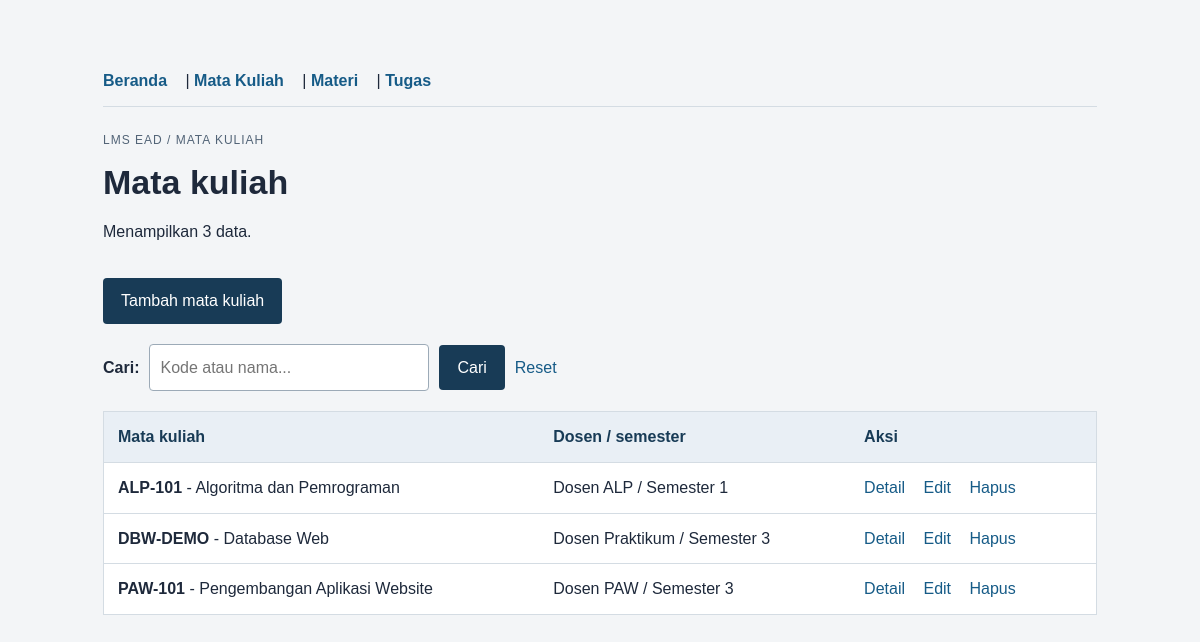
Screenshot of /mata_kuliah.php with the database file from the repository.
### tables this page shows
CREATE TABLE mata_kuliah (
    id INT UNSIGNED AUTO_INCREMENT PRIMARY KEY,
    kode VARCHAR(20) NOT NULL UNIQUE,
    nama VARCHAR(100) NOT NULL,
    dosen VARCHAR(100) NOT NULL,
    semester TINYINT UNSIGNED NOT NULL
);

### mata_kuliah.php (the view, shortened to what this page needs)
<?php
require 'koneksi.php';
    ?>
    <?php
$cari = trim($_GET['cari'] ?? '');
if ($cari !== '') {
    $param = '%' . $cari . '%';
    $stmt = $conn->prepare("SELECT * FROM mata_kuliah WHERE kode LIKE ? OR nama LIKE ? ORDER BY kode ASC");
    $stmt->bind_param("ss", $param, $param);
} else {
    $stmt = $conn->prepare("SELECT * FROM mata_kuliah ORDER BY kode ASC");
}
$stmt->execute();
$hasil = $stmt->get_result();
$total_data = $hasil->num_rows;
?>
<!DOCTYPE html>
<html lang="id">
<head>
    <link rel="stylesheet" href="style.css">
</head>
<body><main>
    <div class="menu">
        <a href="index.php">Beranda</a> |
        <a href="mata_kuliah.php">Mata Kuliah</a> |
        <a href="materi.php">Materi</a> |
        <a href="tugas.php">Tugas</a>
    </div>
    <p class="label">LMS EAD / MATA KULIAH</p>
    <h1>Mata kuliah</h1>
    <p>Menampilkan <?= $total_data ?> data.</p>
    <p><a class="tombol" href="mata_kuliah.php?aksi=tambah">Tambah mata kuliah</a></p>
    <form method="get" class="pencarian">
        <label for="cari" style="margin-top: 0; display: inline;">Cari:</label>
        <input id="cari" name="cari" value="<?= htmlspecialchars($cari, ENT_QUOTES, 'UTF-8') ?>" placeholder="Kode atau nama...">
        <button type="submit">Cari</button>
        <a href="mata_kuliah.php">Reset</a>
    </form>
    <?php if ($total_data == 0): ?>
        <div class="kesalahan">
            <p>Data tidak ditemukan. Coba kata kunci lain.</p>
            <a href="mata_kuliah.php">Reset</a>
        </div>
    <?php else: ?>
        <table>
            <thead>
                <tr>
                    <th>Mata kuliah</th>
                    <th>Dosen / semester</th>
                    <th>Aksi</th>
                </tr>
            </thead>
            <tbody>
                <?php while ($row = $hasil->fetch_assoc()): ?>
                    <tr>
                        <td>
                            <strong><?= htmlspecialchars($row['kode'], ENT_QUOTES, 'UTF-8') ?></strong> -
                            <?= htmlspecialchars($row['nama'], ENT_QUOTES, 'UTF-8') ?>
                        </td>
                        <td>
                            <?= htmlspecialchars($row['dosen'], ENT_QUOTES, 'UTF-8') ?> / Semester <?= (int)$row['semester'] ?>
                        </td>
                        <td>
                            <a href="mata_kuliah.php?aksi=detail&id=<?= (int)$row['id'] ?>">Detail</a>
                            <a href="mata_kuliah.php?aksi=edit&id=<?= (int)$row['id'] ?>">Edit</a>
                            <a href="mata_kuliah.php?aksi=hapus&id=<?= (int)$row['id'] ?>">Hapus</a>
                        </td>
                    </tr>
                <?php endwhile; ?>
            </tbody>
        </table>
    <?php endif; ?>
</main></body>
</html>

### style.css (style rules this page uses)
* { box-sizing: border-box; }
body { margin: 0; background: #f3f5f7; color: #1e293b; font: 16px/1.6 Arial, sans-serif; }
main { max-width: 1050px; margin: 40px auto; padding: 28px; }
h1 { font-size: 34px; line-height: 1.2; margin: 8px 0; }
.label { color: #526477; font-size: 12px; letter-spacing: 1px; text-transform: uppercase; }
a { color: #165b87; margin-right: 14px; text-decoration: none; }
.menu { margin-bottom: 24px; padding-bottom: 12px; border-bottom: 1px solid #d4dce3; }
.menu a { font-weight: bold; }
label { display: block; margin-top: 14px; font-weight: bold; }
input, select, textarea { display: block; width: 100%; max-width: 600px; padding: 10px; border: 1px solid #9caab7; border-radius: 4px; font: inherit; background: white; }
button, .tombol { display: inline-block; padding: 10px 18px; margin-top: 18px; background: #183b56; color: white; border: 0; border-radius: 4px; cursor: pointer; font: inherit; text-decoration: none; }
.pencarian { display: flex; gap: 10px; align-items: center; margin: 20px 0; flex-wrap: wrap; }
.pencarian input, .pencarian select { max-width: 280px; }
.pencarian button { margin-top: 0; }
table { width: 100%; border-collapse: collapse; margin-top: 20px; background: white; border: 1px solid #d4dce3; }
table th, table td { padding: 12px 14px; border-bottom: 1px solid #d4dce3; text-align: left; }
table th { background: #e9eff5; font-weight: bold; color: #183b56; }

### rows the page displays
mata_kuliah: kode "ALP-101", nama "Algoritma dan Pemrograman", dosen "Dosen ALP", semester "1"
mata_kuliah: kode "DBW-DEMO", nama "Database Web", dosen "Dosen Praktikum", semester "3"
mata_kuliah: kode "PAW-101", nama "Pengembangan Aplikasi Website", dosen "Dosen PAW", semester "3"

### other values shown
$total_data "3"
